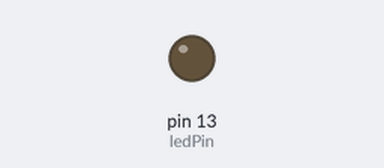
Bench run of a sketch on a simulated Arduino Uno, built with avr-gcc and run on an emulated ATmega328P. Shown: output pins drawn as LEDs (lit = HIGH). The modem accepts every AT command (registered, SIM ready, sends succeed) and sends nothing else.

Above: at 6.0 s.
At 8.1 s:
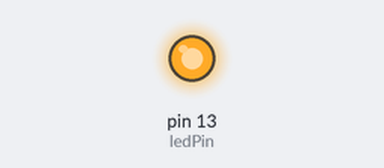
Timing chart, 0 to 8.4 s (numbered marks = the images above):
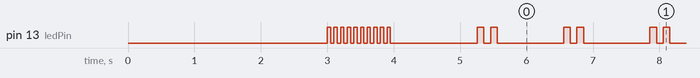

Measured:
- by itself, everything shown: repeats every 1.3 s, in 4 steps

The sketch:

LoggerTest.ino
```cpp
#include <SoftwareSerial.h>

int ledPin =  13; //Status LED connected to digital pin 13

SoftwareSerial Logger(2, 3);

void setup()
{
  pinMode(ledPin, OUTPUT);

  Logger.begin(115200); //9600bps is default for OpenLog
  //Logger.begin(513600); //Much faster serial, used for testing buffer overruns on OpenLog
  delay(3000);

  int x = 0;
  while (x < 10) {
    digitalWrite(ledPin, HIGH);
    delay(50);
    digitalWrite(ledPin, LOW);
    delay(50);
    x++;
  }
  delay(1000); //Wait a second for OpenLog to init

  for(int i = 0; i < 5; i++) {
    Logger.println("Testing Logger");
    delay(50);
  }
  stopLogging();
}

void loop()
{
  //Blink the Status LED because we're done!
  digitalWrite(ledPin, HIGH);
  delay(100);
  digitalWrite(ledPin, LOW);
  delay(100);
  digitalWrite(ledPin, HIGH);
  delay(100);
  digitalWrite(ledPin, LOW);
  delay(1000);
}

void stopLogging() {
  Logger.write(26);
  Logger.write(26);
  Logger.write(26);
}
```
